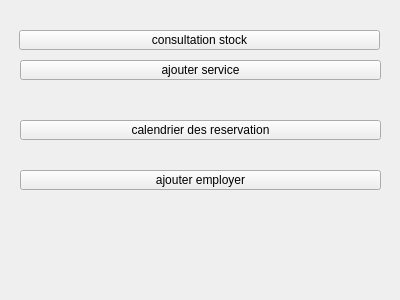
<?xml version="1.0" encoding="UTF-8"?>
<ui version="4.0">
 <class>emphome</class>
 <widget class="QWidget" name="emphome">
  <property name="geometry">
   <rect>
    <x>0</x>
    <y>0</y>
    <width>400</width>
    <height>300</height>
   </rect>
  </property>
  <property name="windowTitle">
   <string>Form</string>
  </property>
  <widget class="QPushButton" name="consultation">
   <property name="geometry">
    <rect>
     <x>19</x>
     <y>30</y>
     <width>361</width>
     <height>20</height>
    </rect>
   </property>
   <property name="text">
    <string>consultation stock</string>
   </property>
  </widget>
  <widget class="QPushButton" name="ajouterservice">
   <property name="geometry">
    <rect>
     <x>20</x>
     <y>60</y>
     <width>361</width>
     <height>20</height>
    </rect>
   </property>
   <property name="text">
    <string>ajouter service</string>
   </property>
  </widget>
  <widget class="QPushButton" name="calendrier">
   <property name="geometry">
    <rect>
     <x>20</x>
     <y>120</y>
     <width>361</width>
     <height>20</height>
    </rect>
   </property>
   <property name="text">
    <string>calendrier des reservation</string>
   </property>
  </widget>
  <widget class="QPushButton" name="ajouteremp">
   <property name="geometry">
    <rect>
     <x>20</x>
     <y>170</y>
     <width>361</width>
     <height>20</height>
    </rect>
   </property>
   <property name="text">
    <string>ajouter employer</string>
   </property>
  </widget>
 </widget>
 <resources/>
 <connections/>
</ui>
